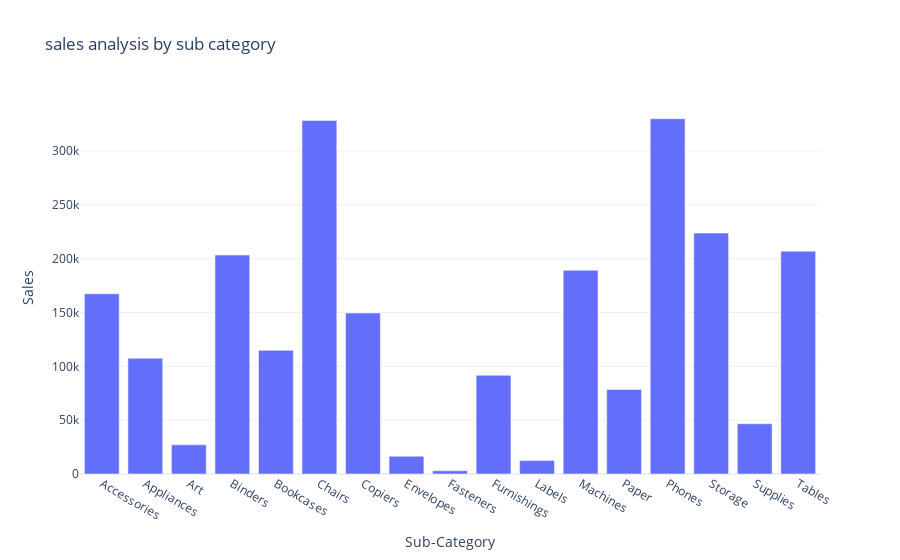

Source (notebook cell):
### Code cell
fig = px.bar(sales_by_subcategory, x='Sub-Category', y= 'Sales', title = 'sales analysis by sub category')
fig.show()

### Figure 1 — Plotly figure (JSON) as saved in the notebook; plotly's stock layout.template omitted (floating-point values rounded to 4 significant figures)
{"data": [{"alignmentgroup": "True", "hovertemplate": "Sub-Category=%{x}<br>Sales=%{y}<extra></extra>", "legendgroup": "", "marker": {"color": "#636efa", "pattern": {"shape": ""}}, "name": "", "offsetgroup": "", "orientation": "v", "showlegend": false, "textposition": "auto", "type": "bar", "x": ["Accessories", "Appliances", "Art", "Binders", "Bookcases", "Chairs", "Copiers", "Envelopes", "Fasteners", "Furnishings", "Labels", "Machines", "Paper", "Phones", "Storage", "Supplies", "Tables"], "xaxis": "x", "y": [167400.0, 107500.0, 27120.0, 203400.0, 114900.0, 328400.0, 149500.0, 16480.0, 3024.0, 91710.0, 12490.0, 189200.0, 78480.0, 330000.0, 223800.0, 46670.0, 207000.0], "yaxis": "y"}], "layout": {"barmode": "relative", "legend": {"tracegroupgap": 0}, "title": {"text": "sales analysis by sub category"}, "xaxis": {"anchor": "y", "domain": [0, 1], "title": {"text": "Sub-Category"}}, "yaxis": {"anchor": "x", "domain": [0, 1], "title": {"text": "Sales"}}}}
